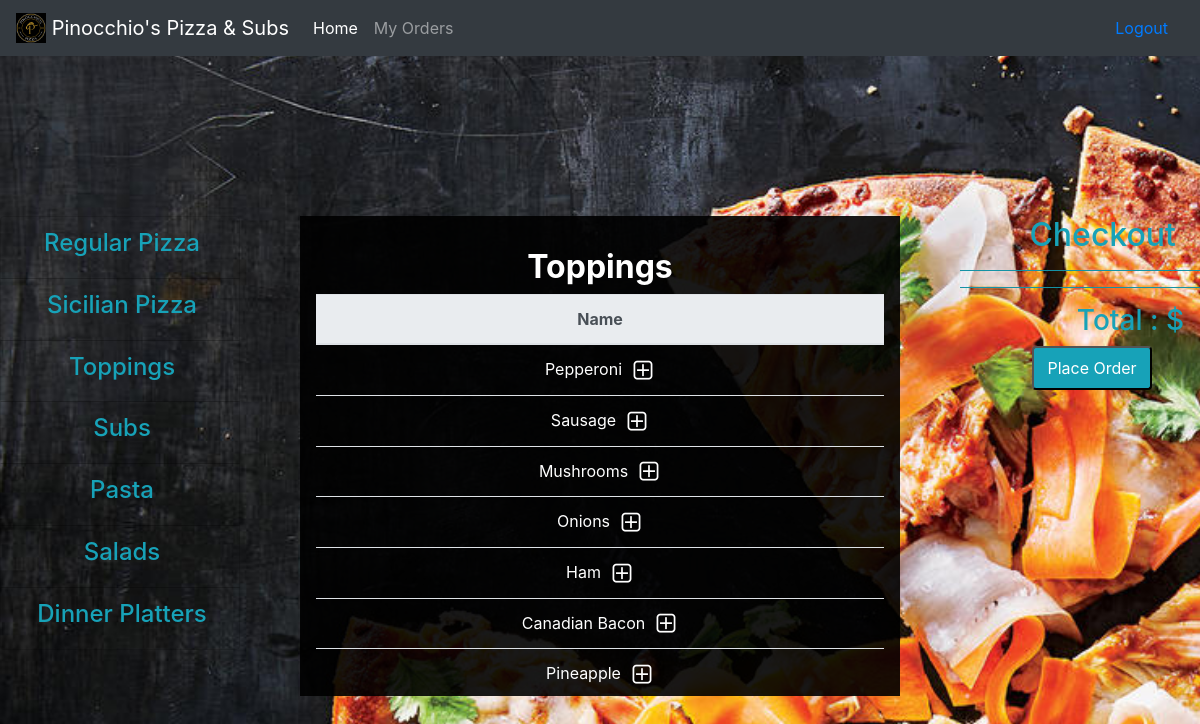
The page /menu/Toppings (signed in) on the database its author committed.
### orders/models.py (models this page shows, shortened)
class Category(models.Model):
    name=models.CharField(max_length=64)
    def __str__(self):
        return f"{self.name}"

class topping(models.Model):
    Name = models.CharField(max_length=100)

### orders/views.py (the view)
# urls.py: path("menu/<str:category>", views.menu, name="menu"),
def menu(request,category):
    menu,columns=findTable(category)
    try:
        order_number = user_order.objects.get(user=request.user, status='initiated').order_number
    except user_order.DoesNotExist:
        pass
    context = {
        "user":request.user,
        "Checkout":order.objects.filter(user=request.user,number=order_number),
        "Checkout_category":order.objects.filter(user=request.user,number=order_number).values_list('category').distinct(),
        "Total":list(order.objects.filter(user=request.user,number=order_number).aggregate(Sum('price')).values())[0],
        'Category': Category.objects.all(),
        'Menu':menu,
        'Columns':columns,
        'Current_category':category,
        "Topping_price": 0.00,
        "Order_number":order_number,
    }
    return render(request, "orders/menu.html",context)

### orders/templates/orders/menu.html (shortened to what this page needs)
{% extends 'base.html'%}
{% block content%}
<dir class="p-3">
    <h2 class="text-center"><b>{{Current_category}}</b></h2>
    {% if Columns == 3 %}
            {% for row in Menu%}
            {% load static %}
          {% endfor %}
      {% endif %}
      {% if Columns == 1 %}
      <table class='table text-center '>
        <thead class='thead-light'>
            <tr >
                <th>Name</th>
            </tr>
        </thead>
        <tbody>
            {% for row in Menu %}
            <tr>
                <td>{{row.Name}}&nbsp;
                  {% if not user.is_superuser%}
                  <a href="/add/{{Current_category}}/{{row.Name}}/{{Topping_price}}">
                    <img class='plus' src="{% static 'plus.png' %}">
                  </a>
                  {% endif %}
                </td>
            </tr>
            {% endfor %}
        </tbody>
        {% endif %}
      </table>
</dir>
{% endblock %}

### orders/templates/base.html (shortened to what this page needs)
<!DOCTYPE html>
<html>
  <head>
    <link rel="stylesheet" href="https://maxcdn.bootstrapcdn.com/bootstrap/4.0.0/css/bootstrap.min.css">
    <link rel="stylesheet" href="/static/styles.css">
  </head>
  <body >
    <nav class="navbar navbar-expand-lg navbar-dark bg-dark">
      <a class="navbar-brand" href="#">
        <img src="/static/0.png" width="30" height="30" class="d-inline-block align-top" alt="">
        Pinocchio's Pizza & Subs
      </a>
      {% if request.user.is_authenticated %}
      <div class="collapse navbar-collapse" id="navbarSupportedContent">
        <ul class="navbar-nav mr-auto">
          <li class="nav-item active">
            <a class="nav-link" href="/">Home <span class="sr-only">(current)</span></a>
          </li>
          {% if user.is_superuser%}
              <li class="nav-item">
                <a class="nav-link" href="/manageorder/{{user}}/{{Order_number}}">Manage Orders</a>
              </li>
          {% else %}
              <li class="nav-item">
                <a class="nav-link" href="/myorder/{{Order_number}}">My Orders</a>
              </li>
          {% endif %}
        </ul>
        <form class="form-inline my-2 my-lg-0">
          <a class="nav-link" href="{% url 'logout' %}">Logout</a>
        </form>
      </div>
      {% endif %}
    </nav>
    <div style="margin-top: 10em;">
      {% if Category %}
      {% if user.is_superuser%}
      {% else %}
      <div class=" cart text-right mt-0 mb-4">
        <h2 class="text-info mr-4 ">Checkout</h2>
        <hr class='bg-info'>
        <hr class='bg-info'>
        <h3 class='text-info text-right pr-3'>Total : $ {{Total|floatformat:2}} </h3>
        <button class="bg-info w-50 rounded p-2 mr-5 text-white " > <a style="color: white;" href="/myorder/{{Order_number}}">Place Order</a></button>
      </div>
      {% endif%}
      {% endif %}
      <div class=" food_category list-group text-center"  >
        {% if Category %}
          {% for category in Category %}
              <a id="foodCategory" class="list-group-item text-center list-group-item-action text-info text-right pr-3" href="/menu/{{category}}" style="background-color: transparent;color: black;"><h4>{{category}}</h4></a>
          {% endfor %}
        {% endif %}
      </div>
      <div id='center_box' class='w-50  mx-auto '>
        {% block content %}
        {% endblock %}
      </div>
    </div>
  </body>
</html>

### static/styles.css (style rules this page uses)
body { background-image: url('image.jpeg'); background-attachment: fixed; background-repeat: no-repeat; background-size: cover; }
.cart { float: right; width: 20%; }
#center_box { height: 30em; background-color: rgba(0, 0, 0, 0.9); color: white; overflow:scroll; }
.food_category { float: left; width: 20%; }

### rows shown on the page
Category: name "Regular Pizza"
Category: name "Sicilian Pizza"
Category: name "Toppings"
Category: name "Subs"
Category: name "Pasta"
Category: name "Salads"
Category: name "Dinner Platters"
topping: Name "Pepperoni"
topping: Name "Sausage"
topping: Name "Mushrooms"
topping: Name "Onions"
topping: Name "Ham"
topping: Name "Canadian Bacon"
topping: Name "Pineapple"

### other values the page prints
{{ Current_category }} "Toppings"
